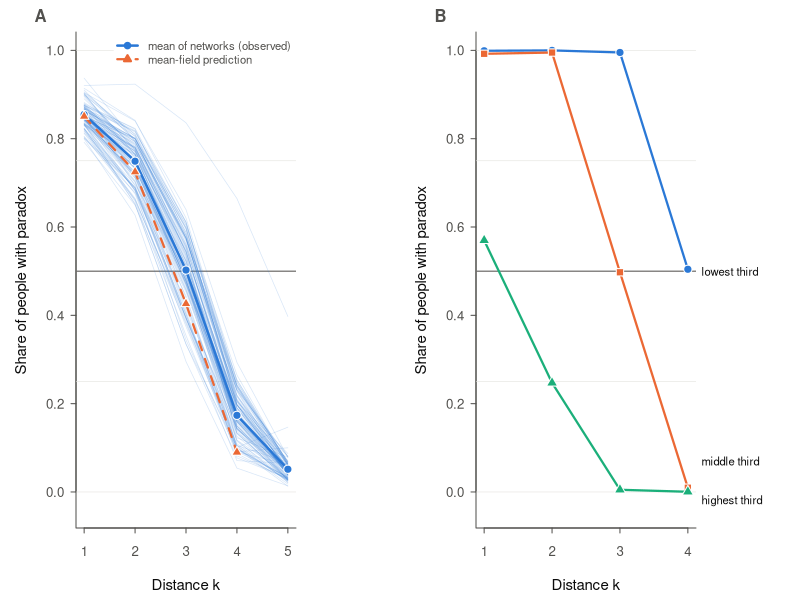

Write R code to recreate this figure.
# Figure 7: the paradox at the level of the individual (share P_k of people, by distance; and by own degree third). Input: ego_rel_all.csv (per-network shares).
r <- read.csv("../results/ego_rel_all.csv"); out <- "../figures/figure4_individual.pdf"
col <- c("#2a78d6","#eb6834","#1baf7a"); ink <- "#0b0b0b"; ink2 <- "#52514e"; grid <- "#e3e2de"
pdf(out, width=7.2, height=3.3, family="Helvetica")
par(mfrow=c(1,2), mar=c(3.6,3.8,1.6,5.2), mgp=c(2.3,0.6,0), tcl=-0.25, cex.axis=0.8, cex.lab=0.9, col.axis=ink2, col.lab=ink, fg=ink2, las=1)
O <- as.matrix(r[,paste0("own",1:5)]); MF <- as.matrix(r[,paste0("mf_own",1:4)])
plot(NA, xlim=c(1,5), ylim=c(-0.04,1), xlab="Distance k", ylab="Share of people with paradox", xaxt="n", bty="l")
axis(1, at=1:5); abline(h=seq(0,1,0.25), col=grid, lwd=0.6); abline(h=0.5, col=ink2, lwd=1)
for (i in seq_len(nrow(O))) lines(1:5, O[i,], col=adjustcolor(col[1],0.18), lwd=0.7)
lines(1:5, colMeans(O), col=col[1], lwd=2.4); points(1:5, colMeans(O), pch=21, bg=col[1], col="white", cex=1.1)
lines(1:4, colMeans(MF), col=col[2], lwd=2.2, lty=2); points(1:4, colMeans(MF), pch=24, bg=col[2], col="white", cex=1.0)
legend("topright", legend=c("mean of networks (observed)", "mean-field prediction"), lty=c(1,2), lwd=c(2.4,2.2), col=c(col[1],col[2]), pch=c(21,24), pt.bg=c(col[1],col[2]), bty="o", box.col="white", bg="white", cex=0.68)
mtext("A", side=3, line=0.3, adj=-0.2, font=2, cex=1)
plot(NA, xlim=c(1,4), ylim=c(-0.04,1), xlab="Distance k", ylab="Share of people with paradox", xaxt="n", bty="l")
axis(1, at=1:4); abline(h=seq(0,1,0.25), col=grid, lwd=0.6); abline(h=0.5, col=ink2, lwd=1)
pch <- c(21,22,24)
for (tt in 1:3) { v <- sapply(1:4, function(k) mean(r[[paste0("own",k,"_t",tt)]])); lines(1:4, v, col=col[tt], lwd=2.2); points(1:4, v, pch=pch[tt], bg=col[tt], col="white", cex=1.1) }
text(4.2, c(0.50, 0.07, -0.02), c("lowest third", "middle third", "highest third"), adj=0, cex=0.68, col=ink, xpd=NA)
mtext("B", side=3, line=0.3, adj=-0.2, font=2, cex=1)
dev.off()
